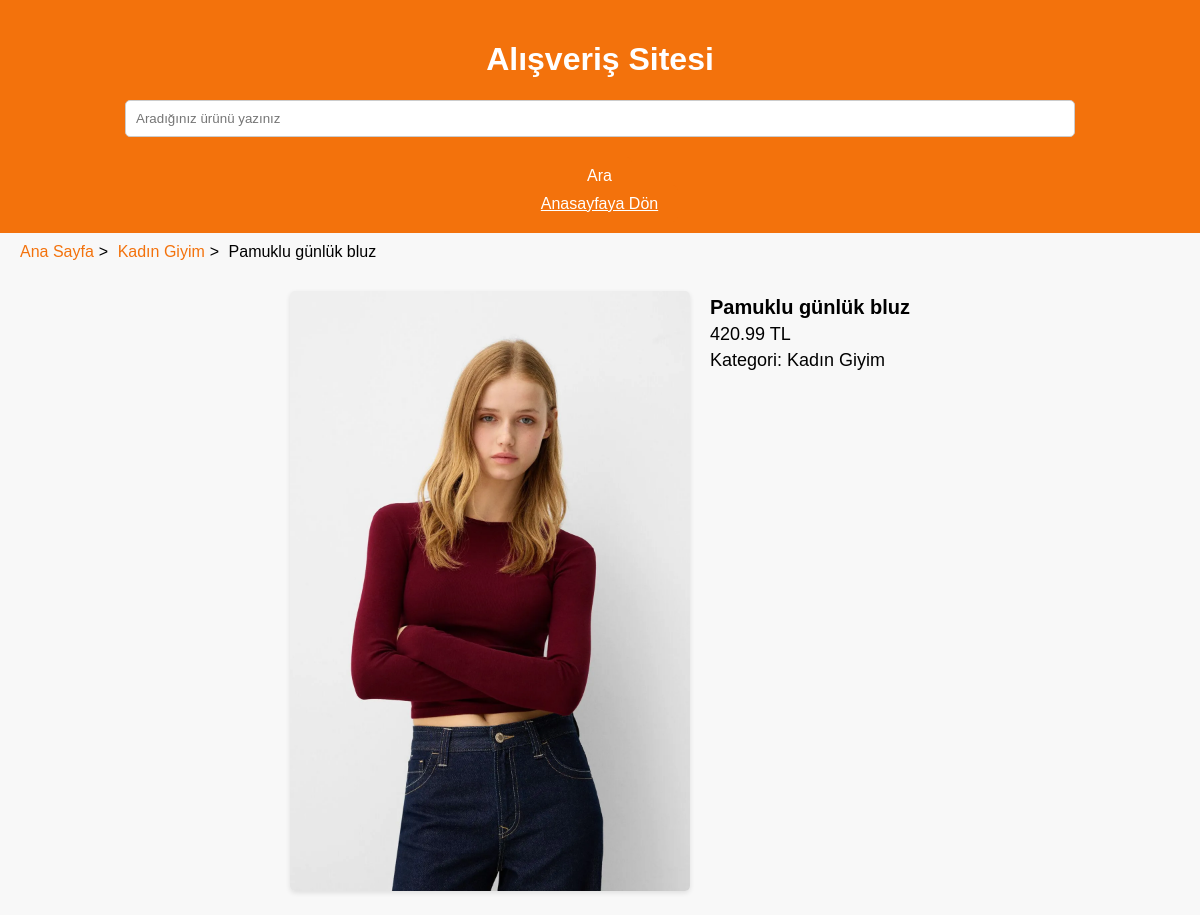
The app's page /product/2 with its own data.
### tables this page shows
CREATE TABLE products (
    id INTEGER PRIMARY KEY AUTOINCREMENT, -- Ürün No
    description TEXT NOT NULL,            -- Açıklama
    price REAL NOT NULL,                  -- Fiyat
    category TEXT NOT NULL,               -- Kategori
    image TEXT NOT NULL                   -- Resim Yolu
);

### app.py (the view)
@app.route("/product/<int:product_id>")
def product_detail(product_id):
    conn = get_db_connection()
    product = conn.execute("SELECT * FROM products WHERE id = ?", (product_id,)).fetchone()
    conn.close()
    if product is None:
        return "Ürün bulunamadı", 404
    return render_template("detail.html", product=product)

### app.py (called while the page is built)
def get_db_connection():
    conn = sql.connect("products.db")
    conn.row_factory = sql.Row
    return conn

### templates/detail.html (shortened to what this page needs)
<!DOCTYPE html>
<html lang="en">
<head>
    <link rel="stylesheet" href="/static/css/style.css">
</head>
<body>
    {% extends "base.html" %}
    {% block content %}
    <nav>
        <ul class="breadcrumb">
            <li><a href="/">Ana Sayfa</a></li>
            <li><a href="/category/{{ product.category }}">{{ product.category }}</a></li>
            <li>{{ product.description }}</li>
        </ul>
    </nav>
    <div class="product-detail">
        <div class="product-image">
            <img src="/static/images/{{ product.image }}" alt="Product Image">
        </div>
        <div class="product-details">
            <p><strong>{{ product.description }}</strong></p>
            <p>{{ product.price }} TL</p>
            <p>Kategori: {{ product.category }}</p>
        </div>
    </div>
    {% endblock %}

### static/css/style.css (style rules this page uses)
body { font-family: Arial, sans-serif; margin: 0; padding: 0; background-color: #f8f8f8; }
.product-detail { display: flex; justify-content: center; padding: 20px; gap: 20px; flex-wrap: wrap; }
.product-detail .product-image img { max-width: 400px; height: auto; border-radius: 5px; box-shadow: 0 2px 5px rgba(0, 0, 0, 0.1); }
.product-detail .product-details { max-width: 500px; text-align: left; }
.product-detail .product-details p { font-size: 18px; margin: 5px 0; }
.product-detail .product-details strong { font-size: 20px; }
.breadcrumb { list-style: none; padding: 0; background-color: #f8f8f8; margin: 10px 20px; }
.breadcrumb li { display: inline; margin-right: 5px; }
.breadcrumb li a { text-decoration: none; color: #f3720c; }
.breadcrumb li::after { content: ">"; margin-left: 5px; }
.breadcrumb li:last-child::after { content: ""; }

### records on screen
products: category "Kadın Giyim", description "Pamuklu günlük bluz", image (picture), price "420.99"
